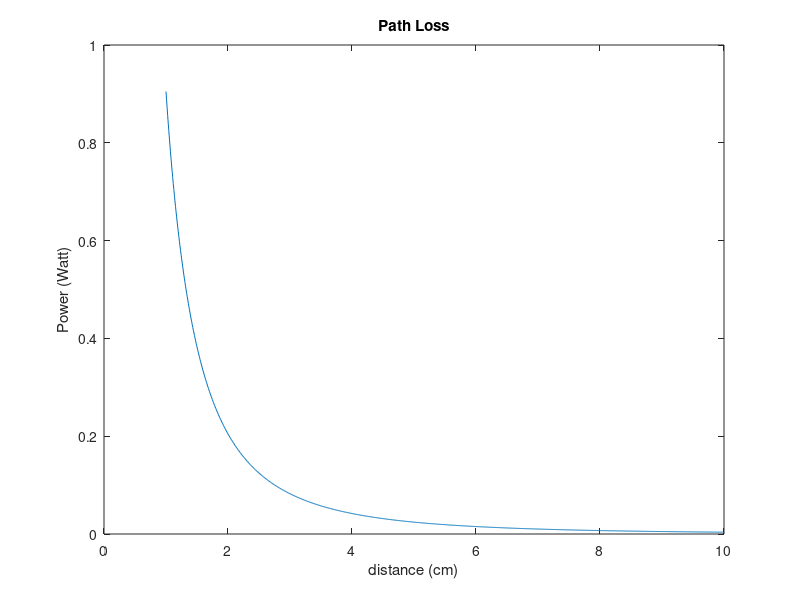

Here is the MATLAB script that generated this plot:
clear;
r=linspace(1,10,1000);
y=exp(-0.1*r).*r.^-2;
plot(r,y);
xlabel('distance (cm)');
ylabel('Power (Watt)');
title('Path Loss')